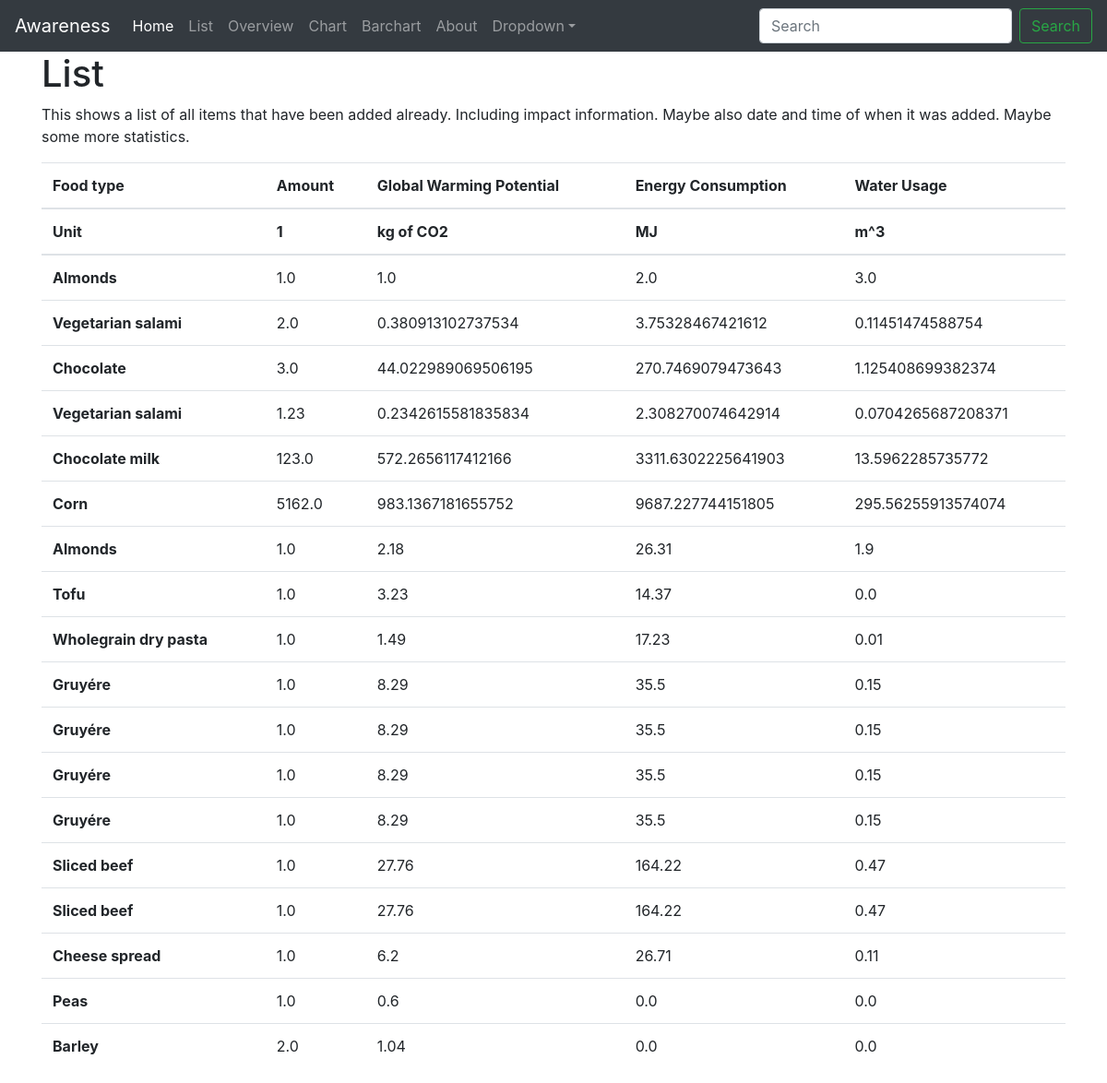
The page /view_list on the database as committed earlier.
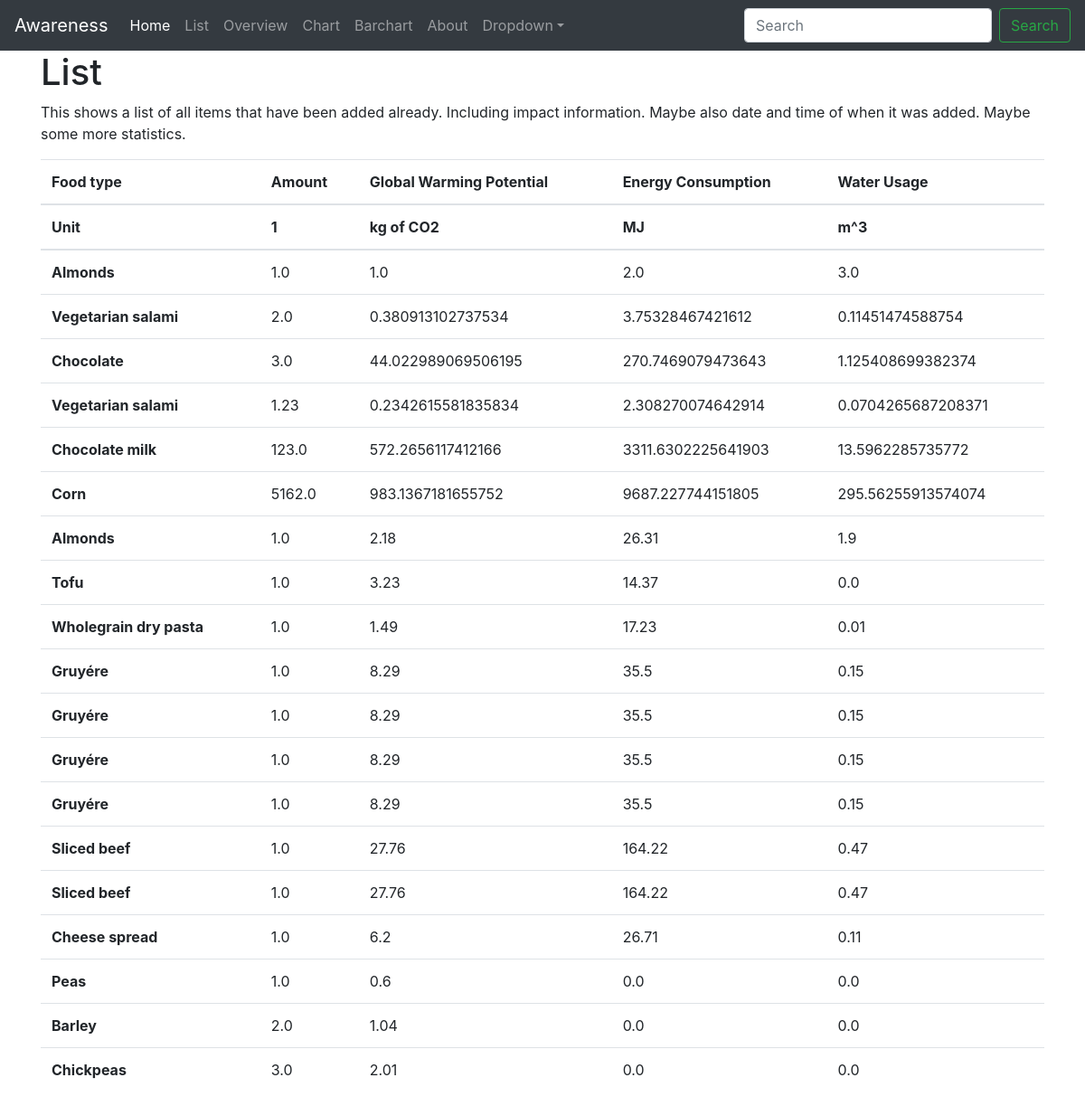
The same page on the database as committed later.
### main.py (models this page shows, shortened)
class Purchases(db.Model):
  id = db.Column('entry_id', db.Integer, primary_key = True)
  category = db.Column(db.String(100))
  amount = db.Column(db.Float)
  globalWarmingPotential = db.Column(db.Float)
  energyConsumption = db.Column(db.Float)
  waterUsage = db.Column(db.Float)
  dateAdded = db.Column(db.DateTime, nullable = False, default = datetime.datetime.utcnow)

### main.py (the view)
@app.route('/view_list')
def view_list():
  print "Querying"
  purch = Purchases.query.all()
  units = ['kg of CO2', 'MJ', 'm^3']
  return render_template('view_list.html', purchases = purch, ref_units = units)

### templates/view_list.html
{% extends 'layout.html' %}
{% block body %}
<h1>List</h1>
<p>This shows a list of all items that have been added already. Including impact information. Maybe also date and time of when it was added. Maybe some more statistics.</p>
<table class="table">
	<thead>
		<tr>
			<th scope="col">Food type</th>
			<th scope="col">Amount</th>
			<th scope="col">Global Warming Potential</th>
			<th scope="col">Energy Consumption</th>
			<th scope="col">Water Usage</th>
		</tr>
		<tr>
			<th scope="col">Unit</th>
			<th scope="col">1</th>
			{% for ref_unit in ref_units %}
			<th scope="col">{{ref_unit}}</th>
			{% endfor %}
		</tr>
	</thead>
	<tbody>
		{% for purchase in purchases %}
		<tr>
			<th scope="row">{{ purchase.category }}</th>
			<td>{{ purchase.amount }}</td>
			<td>{{ purchase.globalWarmingPotential }}</td>
			<td>{{ purchase.energyConsumption }}</td>
			<td>{{ purchase.waterUsage }}</td>
		</tr>
		{% endfor %}
	</tbody>
</table>
{% endblock %}

### templates/layout.html (shortened to what this page needs)
<!DOCTYPE html>
<html>
<head>
	<link rel="stylesheet" href="https://getbootstrap.com/docs/4.1/dist/css/bootstrap.min.css">
</head>
<body>
	{% include 'includes/_navbar.html' %}
	<div class="container">
		{% block body %}{% endblock %}
	</div>
</body>
</html>

### templates/includes/_navbar.html (shortened to what this page needs)
    <nav class="navbar navbar-expand-md navbar-dark bg-dark">
      <a class="navbar-brand" href="#">Awareness</a>
      <div class="collapse navbar-collapse" id="navbarsExampleDefault">
        <ul class="navbar-nav mr-auto">
          <li class="nav-item active">
            <a class="nav-link" href="/">Home<span class="sr-only">(current)</span></a>
          </li>
          <li class="nav-item">
            <a class="nav-link" href="/view_list">List</a>
          </li>
          <li class="nav-item">
            <a class="nav-link" href="/overview">Overview</a>
          </li>
          <li class="nav-item">
            <a class="nav-link" href="/piechart">Chart</a>
          </li>
          <li class="nav-item">
            <a class="nav-link" href="/barchart">Barchart</a>
          </li>
          <li class="nav-item">
            <a class="nav-link" href="/about">About</a>
          </li>
          <li class="nav-item dropdown">
            <a class="nav-link dropdown-toggle" href="https://example.com" id="dropdown01" data-toggle="dropdown" aria-haspopup="true" aria-expanded="false">Dropdown</a>
          </li>
        </ul>
        <form class="form-inline my-2 my-lg-0">
          <input class="form-control mr-sm-2" type="text" placeholder="Search" aria-label="Search">
          <button class="btn btn-outline-success my-2 my-sm-0" type="submit">Search</button>
        </form>
      </div>
    </nav>

Rows that differ between the two databases and show on the page:
added Purchases: category "Chickpeas", amount "3.0", globalWarmingPotential "2.01", energyConsumption "0.0", waterUsage "0.0"
